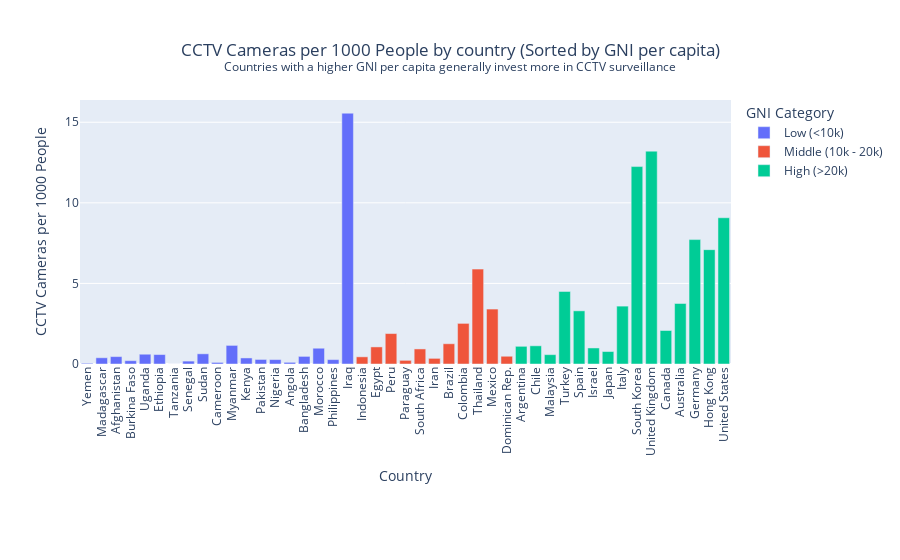

The code cell stored with this chart in its notebook:
### Code cell
# Load the data (replace with the actual file paths)
df_cctv = pd.read_csv('datasets/cctv.csv')
df_hdi = pd.read_csv('datasets/Human Development Index.csv')

# Select relevant columns and rename for clarity
df_hdi = df_hdi[['Country', 'Gross National Income Per Capita (2021)']]
df_cctv = df_cctv[['Country', '# of CCTV Cameras', '# of People (2023)']]
# Clean the data: handle missing values
df_hdi.dropna(subset=['Gross National Income Per Capita (2021)'], inplace=True)
df_cctv.dropna(subset=['# of CCTV Cameras', '# of People (2023)'], inplace=True)

# Convert '# of CCTV Cameras' and '# of People (2023)' columns to integers (remove commas)
df_cctv['# of CCTV Cameras'] = df_cctv['# of CCTV Cameras'].str.replace(',', '').astype(int)
df_cctv['# of People (2023)'] = df_cctv['# of People (2023)'].str.replace(',', '').astype(int)

# Calculate the number of CCTV cameras per 1000 people
df_cctv['CCTV Cameras per 1000 People'] = df_cctv['# of CCTV Cameras'] / df_cctv['# of People (2023)'] * 1000

# Group by country and calculate the total number of cameras and the number of CCTV cameras per 1000 people
total_cameras_per_land = df_cctv.groupby('Country', as_index=False).agg({
    '# of CCTV Cameras': 'mean',
    'CCTV Cameras per 1000 People': 'mean'
})

# Merge the DataFrames on 'Country'
merged_df = pd.merge(total_cameras_per_land, df_hdi, on='Country')

merged_df.replace("Dominican Republic", "Dominican Rep.", inplace = True)


# Exclude specific countries because of outliers or no information
excluded_countries = ['China', 'India', 'Saudi Arabia']
merged_df = merged_df[~merged_df['Country'].isin(excluded_countries)]

# Categorize GNI per Capita into low, middle, high
gni_bins = [0, 10000, 20000, float('inf')]
gni_labels = ['Low (<10k)', 'Middle (10k - 20k)', 'High (>20k)']
merged_df['GNI Category'] = pd.cut(merged_df['Gross National Income Per Capita (2021)'], bins=gni_bins, labels=gni_labels)

# Sort the merged data by GNI per Capita
merged_df_sorted = merged_df.sort_values(by='Gross National Income Per Capita (2021)')

# Create the interactive bar chart
fig = px.bar(
    merged_df_sorted,
    x='Country',
    y='CCTV Cameras per 1000 People',
    color='GNI Category',
    hover_data=['# of CCTV Cameras', 'Gross National Income Per Capita (2021)'],
    labels={'CCTV Cameras per 1000 People': 'CCTV Cameras per 1000 People', 'Gross National Income Per Capita (2021)': 'GNI per Capita'},
    title='CCTV Cameras per 1000 People by country (Sorted by GNI per capita)<br><sup>Countries with a higher GNI per capita generally invest more in CCTV surveillance</sup>'
)

# Update the layout to improve readability
fig.update_layout(
    xaxis_title='Country',
    yaxis_title='CCTV Cameras per 1000 People',
    xaxis_tickangle=-90,
    yaxis=dict(tickmode='linear', tick0=0, dtick=5),
    hovermode='closest',
    height = 500,
    title={
        'y':0.9,
        'x':0.5,
        'xanchor': 'center',
        'yanchor': 'top'
    },
    margin={'b': 196, 't': 100}
)

fig.add_annotation(x=-0.07, y=-0.90,
                   xref="paper", yref="paper",
                   align='left',
                   xanchor='left', yanchor='bottom',
                   showarrow=False,
                   text='The value for each country has been determined by taking the mean of<br>' 
                   + 'the values per city in that country available in the dataset.'
                  )

# Show the plot
fig.show()

### Figure 1 — Plotly figure (JSON) as saved in the notebook; plotly's stock layout.template omitted (floating-point values rounded to 4 significant figures)
{"data": [{"alignmentgroup": "True", "customdata": [[150, 1314.0], [1500, 1484.0], [2108, 1824.0], [660, 2118.0], [2333, 2181.0], [3200, 2361.0], [20, 2664.0], [617, 3344.0], [4010, 3575.0], [400, 3621.0], [6475, 3851.0], [2000, 4474.0], [3867.0, 4624.0], [1560, 4790.0], [955, 5466.0], [8828.0, 5472.0], [3810, 7303.0], [4005, 8920.0], [120000, 9977.0]], "hovertemplate": "GNI Category=Low (<10k)<br>Country=%{x}<br>CCTV Cameras per 1000 People=%{y}<br># of CCTV Cameras=%{customdata[0]}<br>GNI per Capita=%{customdata[1]}<extra></extra>", "legendgroup": "Low (<10k)", "marker": {"color": "#636efa", "pattern": {"shape": ""}}, "name": "Low (<10k)", "offsetgroup": "Low (<10k)", "orientation": "v", "showlegend": true, "textposition": "auto", "type": "bar", "x": ["Yemen", "Madagascar", "Afghanistan", "Burkina Faso", "Uganda", "Ethiopia", "Tanzania", "Senegal", "Sudan", "Cameroon", "Myanmar", "Kenya", "Pakistan", "Nigeria", "Angola", "Bangladesh", "Morocco", "Philippines", "Iraq"], "xaxis": "x", "y": [0.04556, 0.3874, 0.4594, 0.206, 0.6066, 0.586, 0.002572, 0.1799, 0.6321, 0.09844, 1.154, 0.3756, 0.282, 0.2738, 0.1028, 0.4724, 0.9787, 0.2731, 15.56], "yaxis": "y"}, {"alignmentgroup": "True", "customdata": [[4733, 11470.0], [23342, 11730.0], [21163, 12250.0], [794, 12350.0], [4935.0, 12950.0], [2792, 13000.0], [9263.0, 14370.0], [24589, 14380.0], [65167, 17030.0], [31180.0, 17900.0], [1692, 17990.0]], "hovertemplate": "GNI Category=Middle (10k - 20k)<br>Country=%{x}<br>CCTV Cameras per 1000 People=%{y}<br># of CCTV Cameras=%{customdata[0]}<br>GNI per Capita=%{customdata[1]}<extra></extra>", "legendgroup": "Middle (10k - 20k)", "marker": {"color": "#EF553B", "pattern": {"shape": ""}}, "name": "Middle (10k - 20k)", "offsetgroup": "Middle (10k - 20k)", "orientation": "v", "showlegend": true, "textposition": "auto", "type": "bar", "x": ["Indonesia", "Egypt", "Peru", "Paraguay", "South Africa", "Iran", "Brazil", "Colombia", "Thailand", "Mexico", "Dominican Rep."], "xaxis": "x", "y": [0.445, 1.06, 1.889, 0.2262, 0.9344, 0.3499, 1.257, 2.52, 5.887, 3.409, 0.4802], "yaxis": "y"}, {"alignmentgroup": "True", "customdata": [[17000, 20930.0], [7794, 24560.0], [5000, 26660.0], [60231, 31030.0], [20990.0, 38350.0], [4401, 41520.0], [19600.0, 42270.0], [15500, 42840.0], [89672, 44500.0], [127423, 45220.0], [12181, 46810.0], [19370.0, 49240.0], [27589, 54530.0], [54519, 62610.0], [55620.0, 64770.0]], "hovertemplate": "GNI Category=High (>20k)<br>Country=%{x}<br>CCTV Cameras per 1000 People=%{y}<br># of CCTV Cameras=%{customdata[0]}<br>GNI per Capita=%{customdata[1]}<extra></extra>", "legendgroup": "High (>20k)", "marker": {"color": "#00cc96", "pattern": {"shape": ""}}, "name": "High (>20k)", "offsetgroup": "High (>20k)", "orientation": "v", "showlegend": true, "textposition": "auto", "type": "bar", "x": ["Argentina", "Chile", "Malaysia", "Turkey", "Spain", "Israel", "Japan", "Italy", "South Korea", "United Kingdom", "Canada", "Australia", "Germany", "Hong Kong", "United States"], "xaxis": "x", "y": [1.097, 1.129, 0.5799, 4.501, 3.299, 0.9955, 0.7734, 3.592, 12.25, 13.21, 2.078, 3.755, 7.719, 7.094, 9.074], "yaxis": "y"}], "layout": {"annotations": [{"align": "left", "showarrow": false, "text": "The value for each country has been determined by taking the mean of<br>the values per city in that country available in the dataset.", "x": -0.07, "xanchor": "left", "xref": "paper", "y": -0.9, "yanchor": "bottom", "yref": "paper"}], "autosize": true, "barmode": "relative", "hovermode": "closest", "legend": {"title": {"text": "GNI Category"}, "tracegroupgap": 0}, "margin": {"b": 196, "t": 100}, "title": {"text": "CCTV Cameras per 1000 People by country (Sorted by GNI per capita)<br><sup>Countries with a higher GNI per capita generally invest more in CCTV surveillance</sup>", "x": 0.5, "xanchor": "center", "y": 0.9, "yanchor": "top"}, "xaxis": {"anchor": "y", "autorange": true, "domain": [0, 1], "range": [-0.5, 44.5], "tickangle": -90, "title": {"text": "Country"}, "type": "category"}, "yaxis": {"anchor": "x", "autorange": true, "domain": [0, 1], "dtick": 5, "range": [0, 16.38], "tick0": 0, "tickmode": "linear", "title": {"text": "CCTV Cameras per 1000 People"}, "type": "linear"}}}
